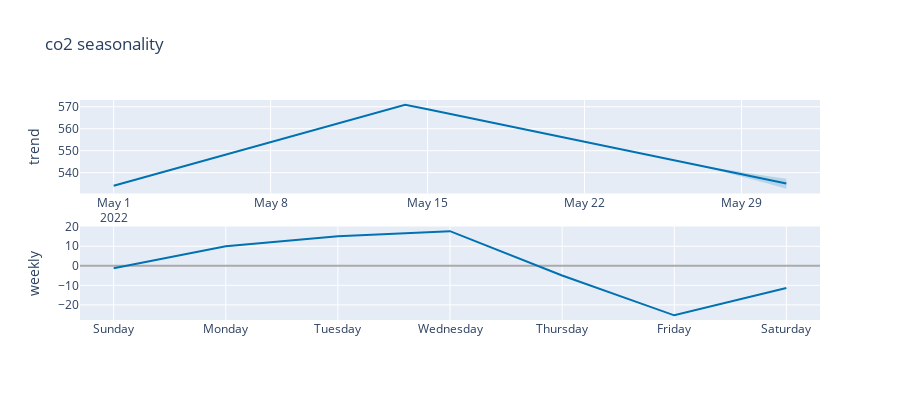

The notebook cell this image was saved under:
### Code cell
# check if there is seasonality+trend
fig = plot_components_plotly(m, forecast)
fig.update_layout(
    title=sensor_name + " seasonality"
)
fig.show()
